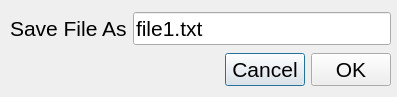
<?xml version="1.0" encoding="UTF-8"?>
<ui version="4.0">
 <class>saveFile</class>
 <widget class="QDialog" name="saveFile">
  <property name="geometry">
   <rect>
    <x>0</x>
    <y>0</y>
    <width>397</width>
    <height>97</height>
   </rect>
  </property>
  <property name="font">
   <font>
    <pointsize>16</pointsize>
   </font>
  </property>
  <property name="windowTitle">
   <string>Add Group</string>
  </property>
  <widget class="QWidget" name="layoutWidget">
   <property name="geometry">
    <rect>
     <x>10</x>
     <y>10</y>
     <width>381</width>
     <height>80</height>
    </rect>
   </property>
   <layout class="QVBoxLayout" name="verticalLayout">
    <item>
     <layout class="QHBoxLayout" name="horizontalLayout">
      <item>
       <widget class="QLabel" name="label">
        <property name="text">
         <string>Save File As</string>
        </property>
       </widget>
      </item>
      <item>
       <widget class="QLineEdit" name="m_filename">
        <property name="text">
         <string>file1.txt</string>
        </property>
       </widget>
      </item>
     </layout>
    </item>
    <item>
     <layout class="QHBoxLayout" name="horizontalLayout_3">
      <item>
       <spacer name="horizontalSpacer">
        <property name="orientation">
         <enum>Qt::Horizontal</enum>
        </property>
        <property name="sizeHint" stdset="0">
         <size>
          <width>40</width>
          <height>20</height>
         </size>
        </property>
       </spacer>
      </item>
      <item>
       <layout class="QHBoxLayout" name="horizontalLayout_2">
        <item>
         <widget class="QPushButton" name="m_cancel">
          <property name="text">
           <string>Cancel</string>
          </property>
         </widget>
        </item>
        <item>
         <widget class="QPushButton" name="m_ok">
          <property name="text">
           <string>OK</string>
          </property>
         </widget>
        </item>
       </layout>
      </item>
     </layout>
    </item>
   </layout>
  </widget>
 </widget>
 <resources/>
 <connections/>
</ui>
